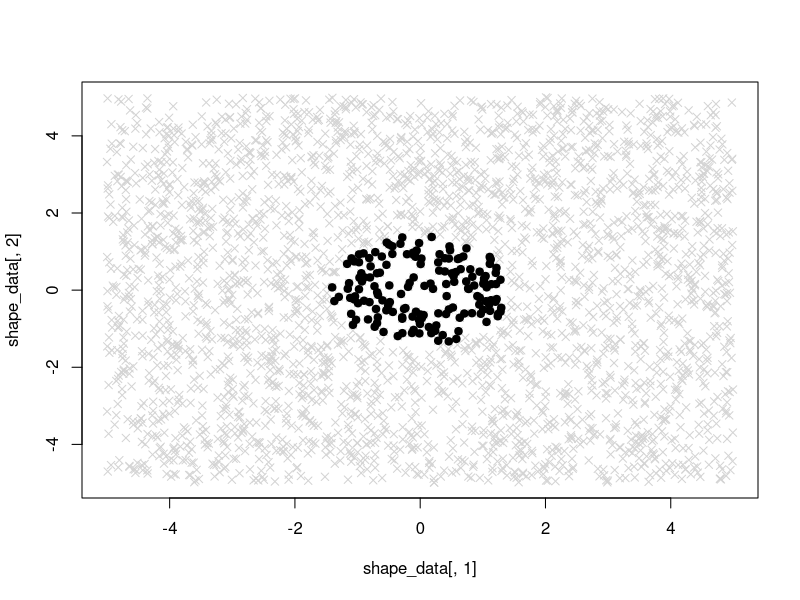
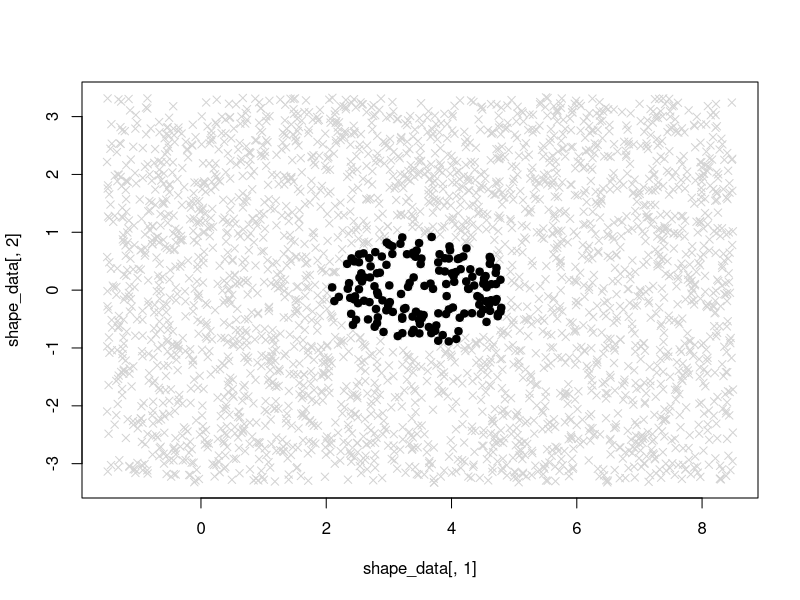

Write R code to recreate these figures, in order.
## ---- chunk 1
knitr::opts_chunk$set(echo = TRUE)
## ---- chunk 2
# set up
shape_x = runif(3000,-5,5)
shape_y = runif(3000,-5,5)
shape_z = 0
shape=data.frame(shape_x,shape_y,shape_z)

# add a circle
shape$shape_z[(shape$shape_x^2+shape$shape_y^2)<=2] = 1

# write out
write.table(shape,"shape.tdf",sep="\t",col.names=T)

# translate to be cheeky and scale
shape_translated_x = shape_x + 3.5
shape_translated_y = shape_y / 1.5
shape_translated = data.frame(shape_translated_x,shape_translated_y,shape$shape_z)
shape_translated$shape.shape_z = shape_translated$shape.shape_z + rnorm(length(shape_x),0,0.1)
write.table(shape_translated,"hard_shape.tdf",sep="\t",col.names=T)

# custom plotting function
plot_shape = function(shape_data){
  plot(shape_data[,1],shape_data[,2],col="light grey",pch=4)
  points(shape_data[shape_data[,3]>0.5,1],shape_data[shape_data[,3]>0.5,2],col="black",pch=19)
}

plot_shape(shape)
plot_shape(shape_translated)

## ---- chunk 3
# custom plotting function
plot_shape = function(shape_data){
  plot(shape_data[,1],shape_data[,2],col="light grey",pch=4)
  points(shape_data[shape_data[,3]>0.5,1],shape_data[shape_data[,3]>0.5,2],col="black",pch=19)
}

